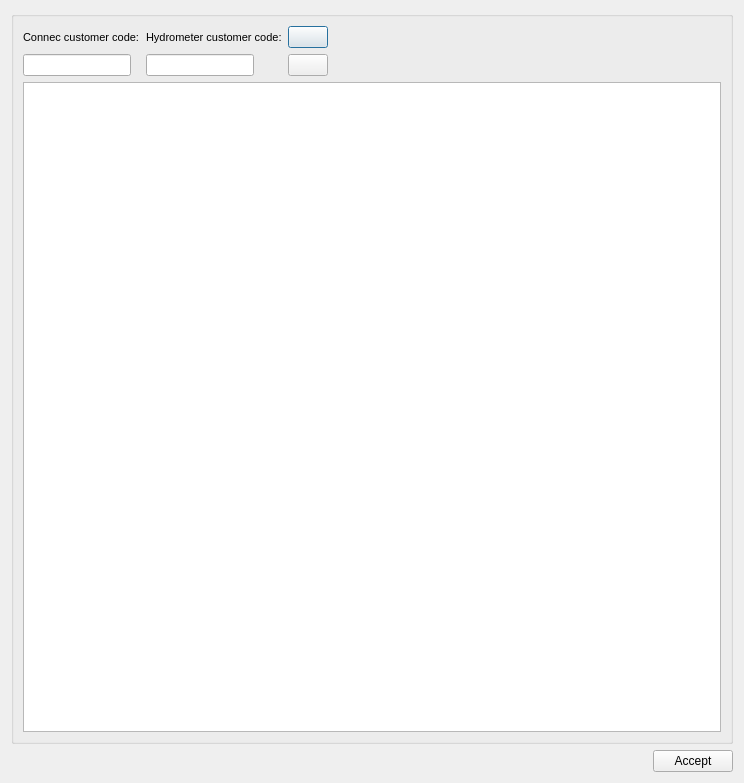
<?xml version="1.0" encoding="UTF-8"?>
<ui version="4.0">
 <class>dlg_mincut_hydrometer</class>
 <widget class="QDialog" name="dlg_mincut_hydrometer">
  <property name="geometry">
   <rect>
    <x>0</x>
    <y>0</y>
    <width>744</width>
    <height>783</height>
   </rect>
  </property>
  <property name="windowTitle">
   <string>Mincut hydrometer</string>
  </property>
  <layout class="QVBoxLayout" name="verticalLayout_4">
   <item>
    <widget class="QGroupBox" name="groupBox">
     <property name="title">
      <string/>
     </property>
     <layout class="QVBoxLayout" name="verticalLayout_3">
      <item>
       <layout class="QHBoxLayout" name="horizontalLayout">
        <item>
         <layout class="QVBoxLayout" name="verticalLayout">
          <item>
           <widget class="QLabel" name="lbl_ccc">
            <property name="font">
             <font>
              <pointsize>8</pointsize>
             </font>
            </property>
            <property name="frameShape">
             <enum>QFrame::NoFrame</enum>
            </property>
            <property name="frameShadow">
             <enum>QFrame::Plain</enum>
            </property>
            <property name="text">
             <string>Connec customer code:</string>
            </property>
            <property name="textFormat">
             <enum>Qt::AutoText</enum>
            </property>
            <property name="scaledContents">
             <bool>false</bool>
            </property>
            <property name="alignment">
             <set>Qt::AlignLeading|Qt::AlignLeft|Qt::AlignVCenter</set>
            </property>
            <property name="margin">
             <number>3</number>
            </property>
           </widget>
          </item>
          <item>
           <widget class="QLineEdit" name="customer_code_connec">
            <property name="sizePolicy">
             <sizepolicy hsizetype="Fixed" vsizetype="Fixed">
              <horstretch>0</horstretch>
              <verstretch>0</verstretch>
             </sizepolicy>
            </property>
           </widget>
          </item>
         </layout>
        </item>
        <item>
         <layout class="QVBoxLayout" name="verticalLayout_2">
          <item>
           <widget class="QLabel" name="lbl_hcc">
            <property name="font">
             <font>
              <pointsize>8</pointsize>
             </font>
            </property>
            <property name="frameShape">
             <enum>QFrame::NoFrame</enum>
            </property>
            <property name="frameShadow">
             <enum>QFrame::Raised</enum>
            </property>
            <property name="text">
             <string>Hydrometer customer code:</string>
            </property>
            <property name="textFormat">
             <enum>Qt::AutoText</enum>
            </property>
            <property name="scaledContents">
             <bool>false</bool>
            </property>
            <property name="margin">
             <number>3</number>
            </property>
           </widget>
          </item>
          <item>
           <widget class="QLineEdit" name="hydrometer_cc">
            <property name="sizePolicy">
             <sizepolicy hsizetype="Fixed" vsizetype="Fixed">
              <horstretch>0</horstretch>
              <verstretch>0</verstretch>
             </sizepolicy>
            </property>
           </widget>
          </item>
         </layout>
        </item>
        <item>
         <layout class="QVBoxLayout" name="verticalLayout_5">
          <item>
           <widget class="QPushButton" name="btn_insert">
            <property name="text">
             <string/>
            </property>
           </widget>
          </item>
          <item>
           <widget class="QPushButton" name="btn_delete">
            <property name="text">
             <string/>
            </property>
           </widget>
          </item>
         </layout>
        </item>
        <item>
         <spacer name="horizontalSpacer_2">
          <property name="orientation">
           <enum>Qt::Horizontal</enum>
          </property>
          <property name="sizeHint" stdset="0">
           <size>
            <width>40</width>
            <height>20</height>
           </size>
          </property>
         </spacer>
        </item>
       </layout>
      </item>
      <item>
       <widget class="QTableView" name="tbl_hydro">
        <property name="sortingEnabled">
         <bool>true</bool>
        </property>
       </widget>
      </item>
     </layout>
    </widget>
   </item>
   <item>
    <layout class="QHBoxLayout" name="horizontalLayout_2">
     <item>
      <spacer name="horizontalSpacer">
       <property name="orientation">
        <enum>Qt::Horizontal</enum>
       </property>
       <property name="sizeHint" stdset="0">
        <size>
         <width>40</width>
         <height>20</height>
        </size>
       </property>
      </spacer>
     </item>
     <item>
      <widget class="QPushButton" name="btn_accept">
       <property name="text">
        <string>Accept</string>
       </property>
      </widget>
     </item>
    </layout>
   </item>
  </layout>
 </widget>
 <resources/>
 <connections/>
</ui>
